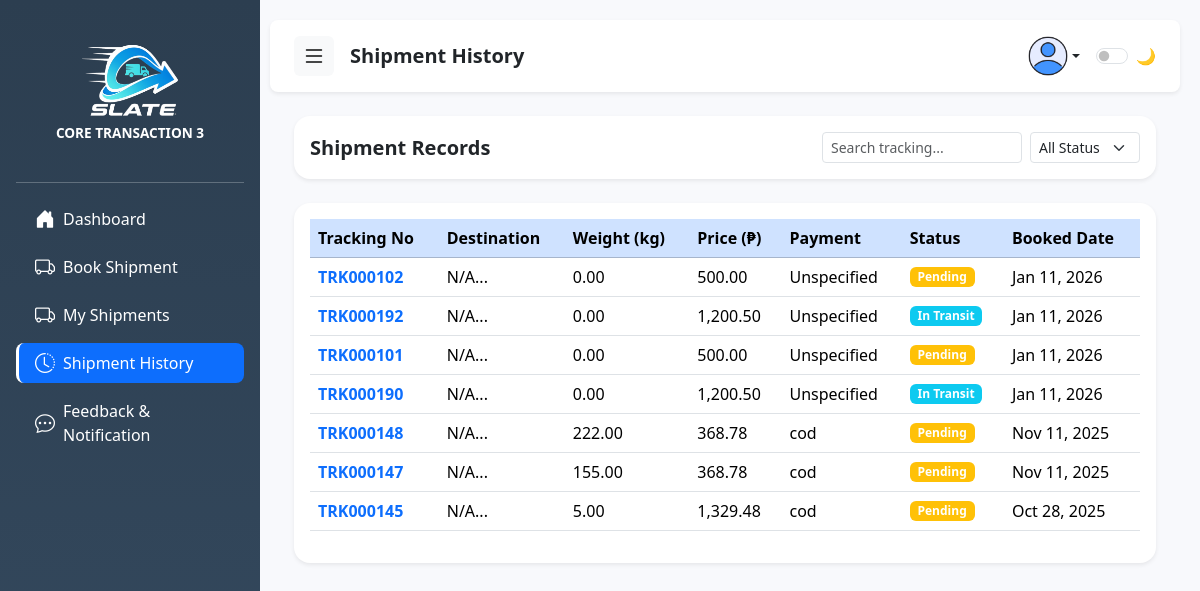
The page /shiphistory.php on the database its author committed.
### tables this page shows
CREATE TABLE `shipments` (
  `id` int(11) NOT NULL,
  `contract_number` varchar(50) DEFAULT NULL,
  `user_id` int(11) NOT NULL,
  `sender_name` varchar(100) NOT NULL,
  `sender_contact` varchar(50) DEFAULT NULL,
  `receiver_name` varchar(100) NOT NULL,
  `receiver_contact` varchar(50) DEFAULT NULL,
  `origin_address` varchar(255) DEFAULT NULL,
  `destination_address` varchar(255) DEFAULT NULL,
  `specific_address` text DEFAULT NULL,
  `address` varchar(255) DEFAULT NULL,
  `weight` decimal(10,2) NOT NULL,
  `package_type` varchar(50) DEFAULT NULL,
  `package_description` text NOT NULL,
  `distance_km` decimal(10,2) DEFAULT 0.00,
  `price` decimal(10,2) DEFAULT 0.00,
  `sla_agreement` text DEFAULT NULL,
  `payment_method` varchar(50) DEFAULT 'Unspecified',
  `bank_name` varchar(50) DEFAULT NULL,
  `status` varchar(50) DEFAULT 'Pending',
  `sla_status` enum('Met','Breached','Pending') DEFAULT 'Pending',
  `proof_image` varchar(255) DEFAULT NULL,
  `created_at` timestamp NOT NULL DEFAULT current_timestamp(),
  `ip_address` varchar(45) DEFAULT NULL,
  `ai_estimated_time` varchar(100) DEFAULT 'Calculating...',
  `target_delivery_date` datetime DEFAULT NULL,
  `rating` int(11) DEFAULT 0,
  `feedback_text` text DEFAULT NULL,
  `destination_island` varchar(50) DEFAULT 'Luzon'
);

### shiphistory.php (the view, shortened to what this page needs)
<?php
include("connection.php");
$user_id = $_SESSION['user_id'] ?? 0;
$result = $conn->query("SELECT * FROM shipments WHERE user_id = '$user_id' ORDER BY created_at DESC");
$username = $_SESSION['email'] ?? '';
$query = mysqli_query($conn, "SELECT * FROM accounts WHERE email = '$username'");
$user = mysqli_fetch_assoc($query);
$profileImage = !empty($user['profile_image']) ? $user['profile_image'] : 'user.png';
?>
<!DOCTYPE html>
<html lang="en">
<head>
  <link href="https://cdn.jsdelivr.net/npm/bootstrap@5.3.3/dist/css/bootstrap.min.css" rel="stylesheet">
  <link rel="stylesheet" href="https://cdn.jsdelivr.net/npm/bootstrap-icons@1.11.1/font/bootstrap-icons.css">
</head>
<body>
  <div class="sidebar d-flex flex-column flex-shrink-0 p-3" id="sidebar">
    <div class="text-center mb-4 mt-2">
      <img src="Remorig.png" alt="Logo" class="img-fluid mb-2" style="max-width: 140px;">
      <h6 class="fw-semibold text-uppercase text-light-50 mb-0" style="font-size: 0.85rem;">Core Transaction 3</h6>
    </div>
    <hr class="text-light opacity-25">
    <ul class="nav nav-pills flex-column mb-auto">
      <li class="nav-item mb-2"><a href="user.php" class="nav-link text-white d-flex align-items-center gap-2 px-3 py-2 rounded-3 hover-link"><i class="bi bi-house-door-fill fs-5"></i><span>Dashboard</span></a></li>
      <li class="nav-item mb-2"><a href="bookshipment.php" class="nav-link text-white d-flex align-items-center gap-2 px-3 py-2 rounded-3 hover-link"><i class="bi bi-truck fs-5"></i><span>Book Shipment</span></a></li>
      <li class="nav-item mb-2"><a href="My_shipment.php" class="nav-link text-white d-flex align-items-center gap-2 px-3 py-2 rounded-3 hover-link"><i class="bi bi-truck fs-5"></i><span>My Shipments</span></a></li>
      <li class="nav-item mb-2"><a href="shiphistory.php" class="active nav-link text-white d-flex align-items-center gap-2 px-3 py-2 rounded-3 hover-link"><i class="bi bi-clock-history fs-5"></i><span>Shipment History</span></a></li>
      <li class="nav-item mb-2"><a href="feedback.php" class="nav-link text-white d-flex align-items-center gap-2 px-3 py-2 rounded-3 hover-link"><i class="bi bi-chat-dots fs-5"></i><span>Feedback & Notification</span></a></li>
    </ul>
  </div>
  <div class="content" id="mainContent">
    <header class="header d-flex align-items-center justify-content-between px-4 py-3 mb-4 bg-white shadow-sm rounded-3 sticky-top">
      <div class="d-flex align-items-center gap-3">
        <button class="hamburger btn btn-light border-0 p-2" id="hamburger"><i class="bi bi-list fs-4"></i></button>
        <div><h5 class="fw-semibold mb-0">Shipment History</h5></div>
      </div>
      <div class="d-flex align-items-center gap-3">
        <div class="dropdown">
          <a href="#" class="d-flex align-items-center text-decoration-none text-dark dropdown-toggle" data-bs-toggle="dropdown">
            <img src="<?php echo $profileImage; ?>" alt="Profile" class="rounded-circle" width="40" height="40" style="object-fit:cover;">
          </a>
        </div>
        <div class="form-check form-switch mb-0">
          <label class="form-check-label" for="userThemeToggle">🌙</label>
          <input class="form-check-input" type="checkbox" role="switch" id="userThemeToggle">
        </div>
      </div>
    </header>
    <div class="container-fluid px-4">
      <div class="card shadow-sm border-0 mb-4 rounded-4">
        <div class="card-body d-flex flex-wrap justify-content-between align-items-center">
          <h5 class="fw-bold mb-0">Shipment Records</h5>
          <div class="d-flex gap-2">
            <input type="text" id="searchInput" class="form-control form-control-sm" placeholder="Search tracking..." style="width: 200px;">
            <select id="statusFilter" class="form-select form-select-sm">
              <option value="">All Status</option>
            </select>
          </div>
        </div>
      </div>
      <div class="card shadow-sm border-0 rounded-4">
        <div class="card-body">
          <div class="table-responsive">
            <table class="table align-middle table-hover">
              <thead class="table-primary">
                <tr>
                  <th>Tracking No</th>
                  <th>Destination</th> <th>Weight (kg)</th>
                  <th>Price (₱)</th>
                  <th>Payment</th>
                  <th>Status</th>
                  <th>Booked Date</th>
                </tr>
              </thead>
              <tbody id="historyTableBody">
                <?php if ($result->num_rows > 0): ?>
                  <?php while ($row = $result->fetch_assoc()): ?>
                    <?php
                    $st = htmlspecialchars($row['status']);
                    $bg = match ($st) {
                      'Pending' => 'bg-warning', 'In Transit' => 'bg-info', 'Delivered' => 'bg-success', 'Cancelled' => 'bg-danger', default => 'bg-secondary'
                    };
                    $displayAddress = !empty($row['destination_address']) ? $row['destination_address'] : ($row['specific_address'] ?? 'N/A');
                    ?>
                    <tr class="clickable-row" onclick="openShipmentModal(<?php echo $row['id']; ?>)">
                      <td class="fw-bold text-primary"><?php echo "TRK" . str_pad($row['id'], 6, "0", STR_PAD_LEFT); ?></td>
                      <td><?php echo htmlspecialchars(substr($displayAddress, 0, 30)) . '...'; ?></td>
                      <td><?php echo $row['weight']; ?></td>
                      <td><?php echo number_format($row['price'], 2); ?></td>
                      <td><?php echo $row['payment_method']; ?></td>
                      <td><span class="badge <?php echo $bg; ?>"><?php echo $st; ?></span></td>
                      <td><?php echo date("M d, Y", strtotime($row['created_at'])); ?></td>
                    </tr>
                  <?php endwhile; ?>
                <?php else: ?>
                  <tr><td colspan="7" class="text-center text-muted py-4">No shipments found.</td></tr>
                <?php endif; ?>
              </tbody>
            </table>
          </div>
        </div>
      </div>
    </div>
  </div>
</body>
</html>

### shiphistory.php (style rules this page uses)
:root { --primary-color: #4e73df; --dark-bg: #1a1a2e; --dark-card: #16213e; --text-light: #f8f9fa; --text-dark: #212529; --shadow: 0 0.15rem 1.75rem 0 rgba(58, 59, 69, 0.15); }
body { font-family: 'Segoe UI', system-ui, sans-serif; background-color: #f8f9fc; color: var(--text-dark); }
.sidebar { width: 260px; height: 100vh; position: fixed; top: 0; left: 0; background: linear-gradient(180deg, #2c3e50 0%, #34495e 100%); color: white; z-index: 1000; transition: all .3s; }
.sidebar a { display: block; color: rgba(255, 255, 255, 0.8); padding: .75rem 1.5rem; text-decoration: none; border-left: 3px solid transparent; transition: .3s; }
.sidebar a:hover, .sidebar a.active { background-color: rgba(255, 255, 255, 0.1); color: white; border-left: 3px solid white; }
.content { margin-left: 250px; padding: 20px; transition: all .3s; }
.header { background-color: white; padding: 1rem; border-radius: 0.5rem; box-shadow: var(--shadow); display: flex; align-items: center; justify-content: space-between; margin-bottom: 1.5rem; }
.clickable-row { cursor: pointer; transition: background-color 0.2s; }

### rows shown on the page
shipments: id "000102", substr($displayAddress, 0, 30) "N/A", weight "0.00", price "500.00", payment_method "Unspecified", status "Pending", created_at "Jan 11, 2026"
shipments: id "000192", substr($displayAddress, 0, 30) "N/A", weight "0.00", price "1,200.50", payment_method "Unspecified", status "In Transit", created_at "Jan 11, 2026"
shipments: id "000101", substr($displayAddress, 0, 30) "N/A", weight "0.00", price "500.00", payment_method "Unspecified", status "Pending", created_at "Jan 11, 2026"
shipments: id "000190", substr($displayAddress, 0, 30) "N/A", weight "0.00", price "1,200.50", payment_method "Unspecified", status "In Transit", created_at "Jan 11, 2026"
shipments: id "000148", substr($displayAddress, 0, 30) "N/A", weight "222.00", price "368.78", payment_method "cod", status "Pending", created_at "Nov 11, 2025"
shipments: id "000147", substr($displayAddress, 0, 30) "N/A", weight "155.00", price "368.78", payment_method "cod", status "Pending", created_at "Nov 11, 2025"
shipments: id "000145", substr($displayAddress, 0, 30) "N/A", weight "5.00", price "1,329.48", payment_method "cod", status "Pending", created_at "Oct 28, 2025"
